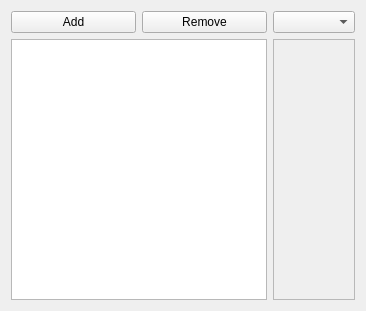
<?xml version="1.0" encoding="UTF-8"?>
<ui version="4.0">
 <class>dailyui</class>
 <widget class="QWidget" name="dailyui">
  <property name="geometry">
   <rect>
    <x>0</x>
    <y>0</y>
    <width>366</width>
    <height>311</height>
   </rect>
  </property>
  <property name="sizePolicy">
   <sizepolicy hsizetype="Minimum" vsizetype="Minimum">
    <horstretch>0</horstretch>
    <verstretch>0</verstretch>
   </sizepolicy>
  </property>
  <property name="windowTitle">
   <string>Form</string>
  </property>
  <layout class="QGridLayout" name="gridLayout">
   <item row="0" column="0">
    <widget class="QPushButton" name="AddButton">
     <property name="text">
      <string>Add</string>
     </property>
    </widget>
   </item>
   <item row="0" column="1">
    <widget class="QPushButton" name="RemoveButton">
     <property name="text">
      <string>Remove</string>
     </property>
    </widget>
   </item>
   <item row="1" column="0" colspan="2">
    <widget class="QListWidget" name="List"/>
   </item>
   <item row="1" column="2">
    <widget class="QFrame" name="framedui">
     <property name="frameShape">
      <enum>QFrame::StyledPanel</enum>
     </property>
     <property name="frameShadow">
      <enum>QFrame::Raised</enum>
     </property>
    </widget>
   </item>
   <item row="0" column="2">
    <widget class="QComboBox" name="Mode"/>
   </item>
  </layout>
 </widget>
 <resources/>
 <connections/>
</ui>
